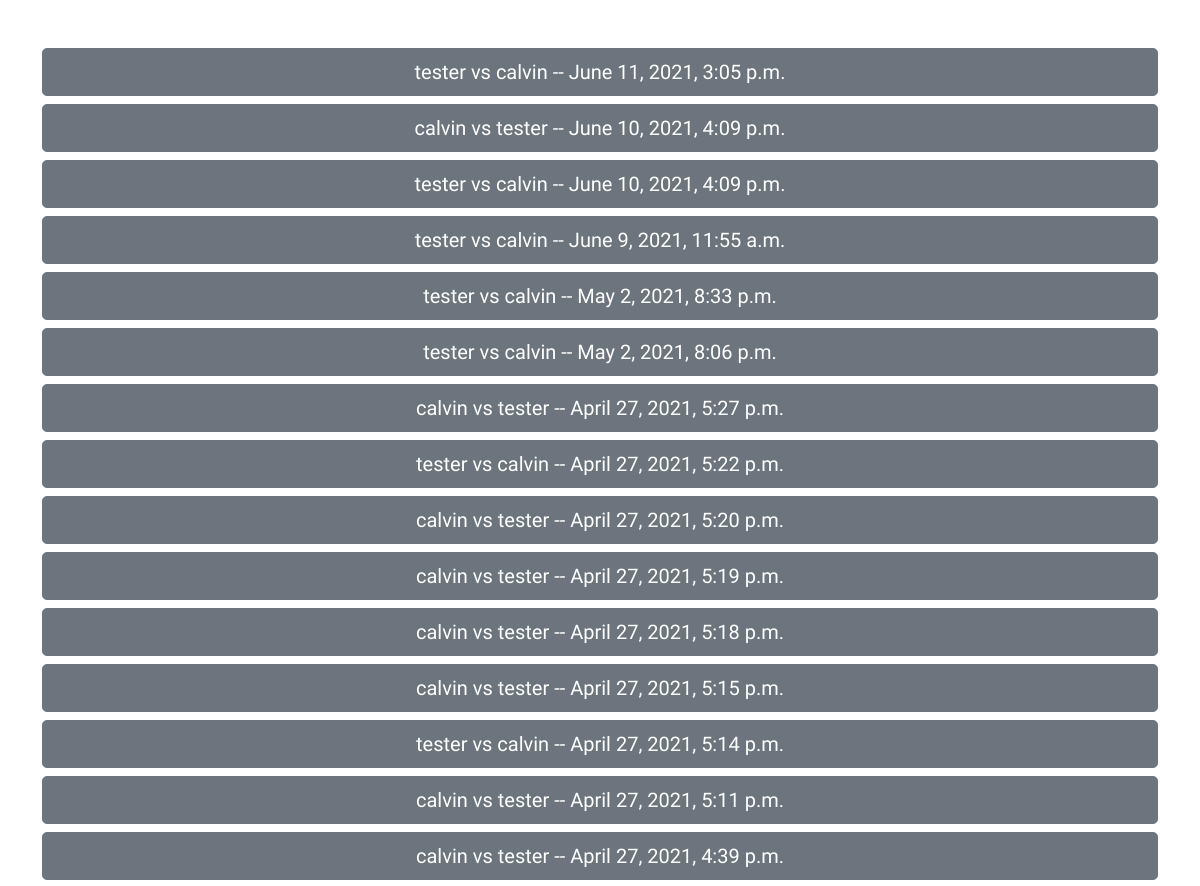
The page /game_history/ (signed in, upper part) on the database as committed earlier.
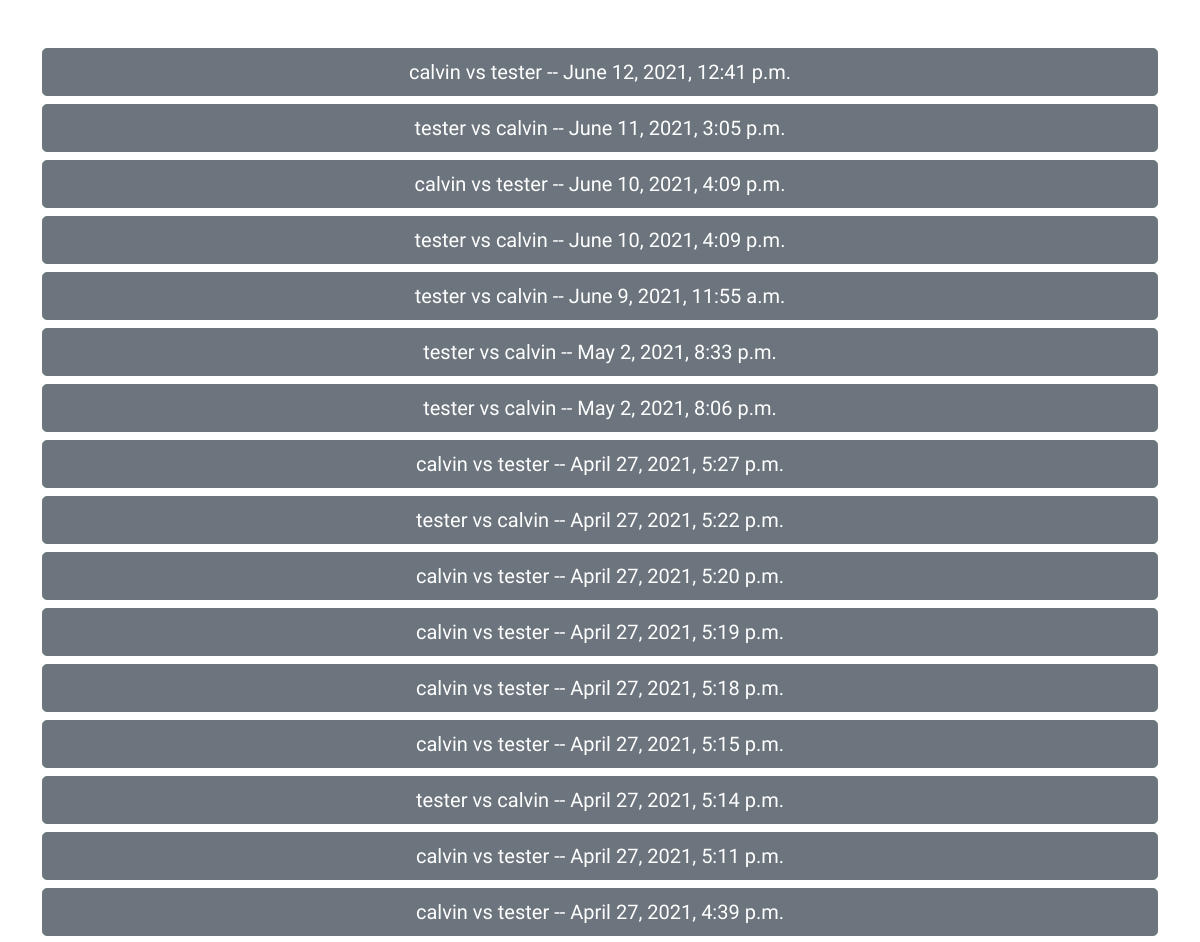
The same page on the database as committed later.
### api/models.py (models this page shows, shortened)
class GameBoard(models.Model):
    whiteUser = models.ForeignKey(get_user_model(), on_delete=models.PROTECT, related_name='whiteUser')
    blackUser = models.ForeignKey(get_user_model(), on_delete=models.PROTECT, related_name='blackUser')
    timeStarted = models.DateTimeField(default=timezone.now)
    whitesTurn = models.BooleanField(default=True)
    check = models.BooleanField(default=False)
    winner = models.CharField(max_length=1, default='0')
    board = models.CharField(max_length=64, default=\
        "RNBQKBNR" + \
        "PPPPPPPP" + \
        "00000000" + \
        "00000000" + \
        "00000000" + \
        "00000000" + \
        "pppppppp" + \
        "rnbqkbnr")
    moves = models.TextField(blank=True)
    promos = models.TextField(blank=True)
    enPassant = models.IntegerField(default=-1)
    castle = models.IntegerField(default=15)
    captured = models.CharField(max_length=30, blank=True)
    wAttacksTop = models.IntegerField(default=0)
    wAttacksBottom = models.IntegerField(default=0)
    bAttacksTop = models.IntegerField(default=0)
    bAttacksBottom = models.IntegerField(default=0)
    kAttacker1 = models.IntegerField(default=-1)
    kAttacker2 = models.IntegerField(default=-1)
    moveCount = models.IntegerField(default=0)
    enPassantIndex = models.TextField(blank=True)
    def pawnMoves(self, piece, playingBlack, attacks=False):
        legalMoves = [0, 0]
        if playingBlack:
            forward = 8
            iAttacks = (7, 9)
        else:
            forward = -8
            iAttacks = (-7, -9)
        for attack in iAttacks:
            if (piece + attack) // 8 != (piece + forward) // 8 or \
                0 > piece + attack > 63: continue
            if attacks or piece + attack == self.enPassant \
                or (self.board[piece + attack] != '0' \
                and (self.board[piece + attack] == self.board[piece + attack].upper()) != playingBlack):
                legalMoves = self.toBitset(piece + attack, legalMoves)
                if (not playingBlack and self.board[piece + attack] == 'K') \
                    or (playingBlack and self.board[piece + attack] == 'k'):
                    self.putInCheck(piece)
        if not attacks and -1 < piece + forward < 64 and self.board[piece + forward] == '0':
            legalMoves = self.toBitset(piece + forward, legalMoves)
            if playingBlack and 7 < piece < 16 and self.board[piece + forward * 2] == '0':
                legalMoves = self.toBitset(piece + forward * 2, legalMoves)
            elif not playingBlack and 47 < piece < 56 and self.board[piece + forward * 2] == '0':
                legalMoves = self.toBitset(piece + forward * 2, legalMoves)
        return legalMoves
    def kingMoves(self, piece, playingBlack, attacks=False):
        moves = self.directions(piece, playingBlack, 'N', 'NW', 'NE', 'W', 'E', 'SW', 'SE', 'S', rng=2, attacks=attacks)
        if attacks:
            return moves
        castleMoves = self.castleMoves(playingBlack)
        if playingBlack:
            eAttacks = [self.wAttacksTop, self.wAttacksBottom]
        else:
            eAttacks = [self.bAttacksTop, self.bAttacksBottom]
        return [(moves[half] + castleMoves[half]) - (eAttacks[half] & moves[half]) for half in range(2)]
    def queenMoves(self, piece, playingBlack, attacks=False):
        return self.directions(piece, playingBlack, 'N', 'NW', 'NE', 'W', 'E', 'SW', 'SE', 'S', attacks=attacks)
    def rookMoves(self, piece, playingBlack, attacks=False):
        return self.directions(piece, playingBlack, 'N', 'S', 'W', 'E', attacks=attacks)
    def knightMoves(self, piece, playingBlack, attacks=False):
        legalMoves = [0, 0]
        positions = []
        dirs = ((-17, lambda sq : sq > -1 and sq % 8 < 7),
            (-15, lambda sq : sq > -1 and sq % 8 > 0),
            (-10, lambda sq : sq > -1 and sq % 8 < 6),
            (-6, lambda sq : sq > -1 and sq % 8 > 1),
            (6, lambda sq : sq < 64 and sq % 8 < 6),
            (10, lambda sq : sq < 64 and sq % 8 > 1),
            (15, lambda sq : sq < 64 and sq % 8 < 7),
            (17, lambda sq : sq < 64 and sq % 8 > 0)
        )
        canCapture = lambda inPath : (playingBlack and inPath == inPath.lower()) or (not playingBlack and inPath == inPath.upper())
        for move in dirs:
            current = piece + move[0]
            if move[1](current):
                if (self.board[current] == '0' or canCapture(self.board[current])):
                    legalMoves = self.toBitset(current, legalMoves)
                    if self.board[current].upper() == 'K':
                        self.putInCheck(piece)
                elif attacks:
                    legalMoves = self.toBitset(current, legalMoves)
        return legalMoves
    def bishopMoves(self, piece, playingBlack, attacks=False):
        return self.directions(piece, playingBlack, 'NW', 'NE', 'SW', 'SE', attacks=attacks)
    movesByPiece = {
        'p': pawnMoves,
        'P': pawnMoves,
        'r': rookMoves,
        'R': rookMoves,
        'n': knightMoves,
        'N': knightMoves,
        'b': bishopMoves,
        'B': bishopMoves,
        'q': queenMoves,
        'Q': queenMoves,
        'k': kingMoves,
        'K': kingMoves
    }

### users/models.py (models this page shows)
class User(AbstractUser):
    currentGame = models.ForeignKey('api.GameBoard', null=True, on_delete=models.PROTECT)
    objects = MyUserManager()

### game_history/views.py (the view)
# urls.py: path('game_history/', gameHistory, name='game_history'),
@login_required(login_url="login")
def gameHistory(request):
    games = GameBoard.objects.filter(whiteUser = request.user.id) | GameBoard.objects.filter(blackUser = request.user.id)
    return render(request, "game_history.html", {'games': games.order_by('-id')})

### templates/game_history.html
{% extends "base.html" %}
{% load static %}
{% load choosecolor %}
{% block content %}
<div class="row pt-5"></div>
<main class='container'>
    {% for game in games %}
        <a type="button" class="btn btn-secondary btn-lg btn-block" href="{% url 'replay' game.id %}">{{ game.whiteUser }} vs {{game.blackUser }} -- {{ game.timeStarted }}</a>
    {% endfor %}
</main>
{% endblock %}

Rows that differ between the two databases and show on the page:
added GameBoard: whiteUser "calvin", blackUser "tester", timeStarted "June 12, 2021, 12:41 p.m."
